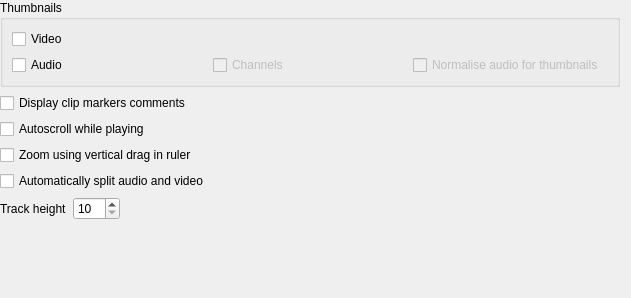
<?xml version="1.0" encoding="UTF-8"?>
<ui version="4.0">
 <class>ConfigTimeline_UI</class>
 <widget class="QWidget" name="ConfigTimeline_UI">
  <property name="geometry">
   <rect>
    <x>0</x>
    <y>0</y>
    <width>631</width>
    <height>298</height>
   </rect>
  </property>
  <layout class="QVBoxLayout" name="verticalLayout">
   <property name="leftMargin">
    <number>0</number>
   </property>
   <property name="topMargin">
    <number>0</number>
   </property>
   <item>
    <widget class="QGroupBox" name="groupBox">
     <property name="title">
      <string>Thumbnails</string>
     </property>
     <layout class="QVBoxLayout" name="verticalLayout_2">
      <item>
       <widget class="QCheckBox" name="kcfg_videothumbnails">
        <property name="text">
         <string>Video</string>
        </property>
       </widget>
      </item>
      <item>
       <layout class="QHBoxLayout" name="horizontalLayout_3">
        <item>
         <widget class="QCheckBox" name="kcfg_audiothumbnails">
          <property name="text">
           <string>Audio</string>
          </property>
         </widget>
        </item>
        <item>
         <widget class="QCheckBox" name="kcfg_displayallchannels">
          <property name="enabled">
           <bool>false</bool>
          </property>
          <property name="text">
           <string>Channels</string>
          </property>
         </widget>
        </item>
        <item>
         <widget class="QCheckBox" name="kcfg_normaliseaudiothumbs">
          <property name="enabled">
           <bool>false</bool>
          </property>
          <property name="text">
           <string>Normalise audio for thumbnails</string>
          </property>
         </widget>
        </item>
       </layout>
      </item>
     </layout>
    </widget>
   </item>
   <item>
    <widget class="QCheckBox" name="kcfg_showmarkers">
     <property name="text">
      <string>Display clip markers comments</string>
     </property>
    </widget>
   </item>
   <item>
    <widget class="QCheckBox" name="kcfg_autoscroll">
     <property name="text">
      <string>Autoscroll while playing</string>
     </property>
    </widget>
   </item>
   <item>
    <widget class="QCheckBox" name="kcfg_verticalzoom">
     <property name="text">
      <string>Zoom using vertical drag in ruler</string>
     </property>
    </widget>
   </item>
   <item>
    <widget class="QCheckBox" name="kcfg_splitaudio">
     <property name="text">
      <string>Automatically split audio and video</string>
     </property>
    </widget>
   </item>
   <item>
    <layout class="QHBoxLayout" name="horizontalLayout_2">
     <item>
      <widget class="QLabel" name="label">
       <property name="text">
        <string>Track height</string>
       </property>
      </widget>
     </item>
     <item>
      <widget class="QSpinBox" name="kcfg_trackheight">
       <property name="minimum">
        <number>10</number>
       </property>
       <property name="maximum">
        <number>999</number>
       </property>
       <property name="value">
        <number>10</number>
       </property>
      </widget>
     </item>
     <item>
      <spacer name="horizontalSpacer_2">
       <property name="orientation">
        <enum>Qt::Horizontal</enum>
       </property>
       <property name="sizeHint" stdset="0">
        <size>
         <width>40</width>
         <height>20</height>
        </size>
       </property>
      </spacer>
     </item>
    </layout>
   </item>
   <item>
    <spacer name="verticalSpacer">
     <property name="orientation">
      <enum>Qt::Vertical</enum>
     </property>
     <property name="sizeHint" stdset="0">
      <size>
       <width>20</width>
       <height>23</height>
      </size>
     </property>
    </spacer>
   </item>
  </layout>
 </widget>
 <resources/>
 <connections>
  <connection>
   <sender>kcfg_audiothumbnails</sender>
   <signal>toggled(bool)</signal>
   <receiver>kcfg_normaliseaudiothumbs</receiver>
   <slot>setEnabled(bool)</slot>
   <hints>
    <hint type="sourcelabel">
     <x>35</x>
     <y>66</y>
    </hint>
    <hint type="destinationlabel">
     <x>208</x>
     <y>66</y>
    </hint>
   </hints>
  </connection>
  <connection>
   <sender>kcfg_audiothumbnails</sender>
   <signal>toggled(bool)</signal>
   <receiver>kcfg_displayallchannels</receiver>
   <slot>setEnabled(bool)</slot>
   <hints>
    <hint type="sourcelabel">
     <x>35</x>
     <y>66</y>
    </hint>
    <hint type="destinationlabel">
     <x>105</x>
     <y>66</y>
    </hint>
   </hints>
  </connection>
 </connections>
</ui>
